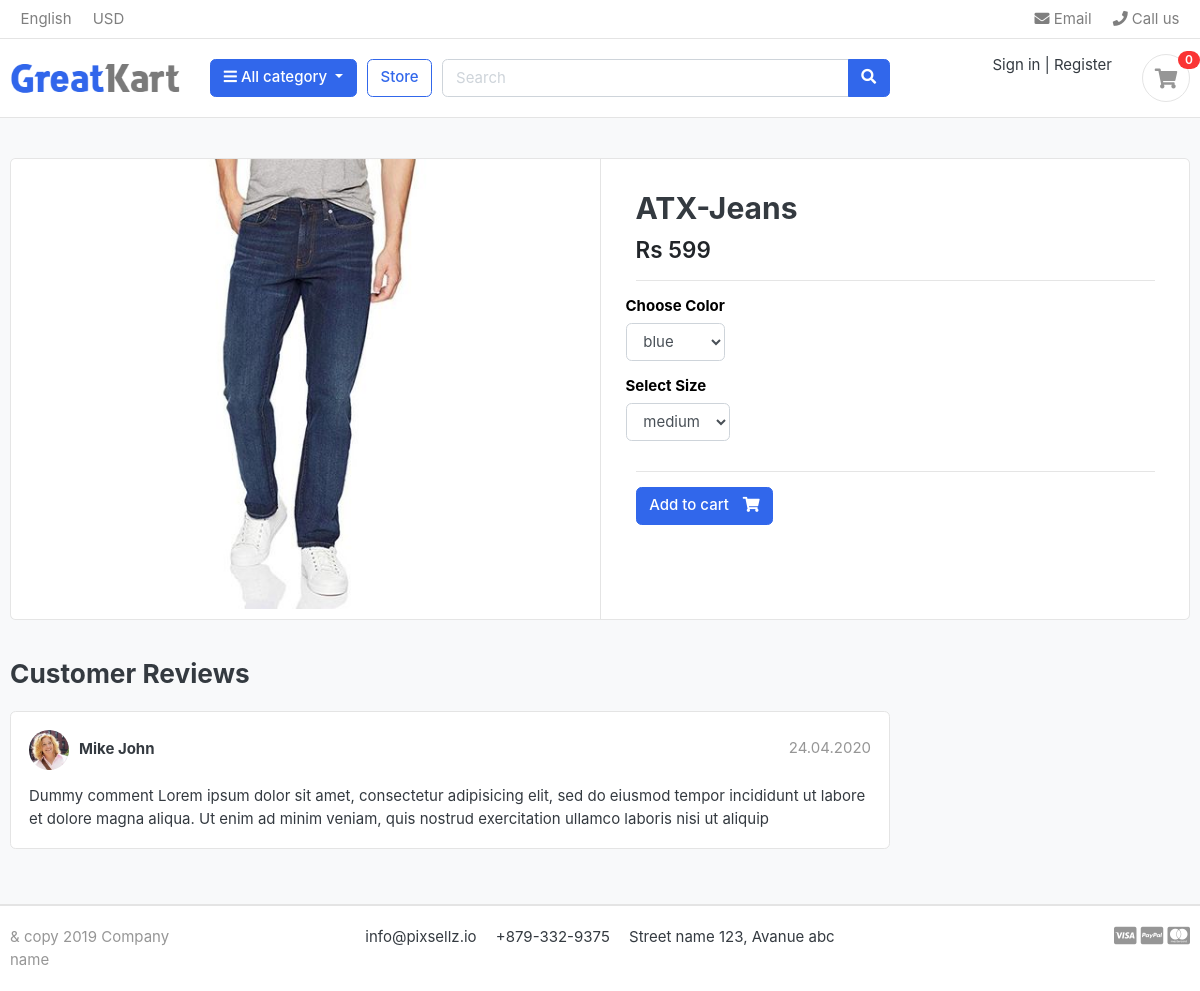
The app's page /store/category/jeans/atx-jeans with its own data.
### store/models.py (models this page shows, shortened)
class Product(models.Model):
    product_name=models.CharField(max_length=50)
    slug=models.SlugField()
    price=models.IntegerField()
    category=models.ForeignKey(Category,on_delete=models.CASCADE)
    stock=models.IntegerField()
    disc=models.TextField()
    image=models.ImageField(upload_to='photos/product')
    is_available = models.BooleanField(default = True)
    created_date = models.DateTimeField(auto_now_add = True)
    modified_date = models.DateTimeField(auto_now = True)

### store/views.py (the view)
# urls.py: path('category/<slug:category_slug>/<slug:product_slug>',views.product_detail, name='product_detail'),
def product_detail(request,category_slug,product_slug):
    single_product=Product.objects.get(category__slug=category_slug,slug=product_slug)
    context={
        'single_product':single_product,
    }
    return render (request,'store/product_detail.html',context)

### cart/context_processor.py (called while the page is built)
def counter(request):
    if "admin" in request.path:
        return{}
    else:
        cart_count=0
        try:
            cart=Cart.objects.filter(cart_id=_cart_id(request))
            cart_items=Cart_item.objects.all().filter(cart=cart[:1])
            for cart_item in cart_items:
                cart_count=cart_count + cart_item.quantity
        except Cart.DoesNotExist:
            cart_count=0
    return dict(cart_count=cart_count)

### cart/views.py (called while the page is built)
def _cart_id(request):
    cart=request.session.session_key
    if not cart:
        cart=request.session.create()
    return cart

### category/context_processors.py (called while the page is built)
def menu_links(request):
    link=Category.objects.all()
    return dict(links=link)

### category/models.py (called while the page is built)
    def get_url(self):
        return reverse('product_by_category', args=[self.slug])

### store/models.py (called while the page is built)
    def colors(self):
        return super(VariationManager,self).filter(variation_category="color", is_active=True)

    def sizes(self):
        return super(VariationManager,self).filter(variation_category="size", is_active=True)

### templates/store/product_detail.html (shortened to what this page needs)
{% extends "base.html" %}
{% load static %}
{% block content %}
<section class="section-content padding-y bg">
    <div class="container">
    <div class="card">
        <div class="row no-gutters">
            <aside class="col-md-6">
            <article class="gallery-wrap">
                <div class="img-big-wrap">
                    <a href="{{get_url}}"><img src="{{single_product.image.url}}"></a>
                </div>
            </article>
            </aside>
            <main class="col-md-6 border-left">
            <form action="{% url 'add_cart' single_product.id %}" method ="POST">
                <article class="content-body">
                    <h2 class="title">{{single_product.product_name}}</h2>
                    <div class="mb-3">
                        <var class="price h4">Rs {{single_product.price}}</var>
                    </div>
                    <hr>
                        <div class="row">
                        <div class="item-option-select">
                            <h6 style="color:#000000">Choose Color</h6>
                                <select name="color" class="form-control">
                                {% for i in single_product.variation_set.colors %}
                                <option value="{{i.variation_value}}">{{i.variation_value}}</option>
                                {% endfor %}
                                </select>
                            </div>
                        </div>
                        <div class="row">
                            <div class="item-option-select">
                                <h6 style="color:#000000">Select Size</h6>
                                <select  name="size" class="form-control">
                                {% for i in single_product.variation_set.sizes %}
                                <option value="{{i.variation_value}}">{{i.variation_value}}</option>
                                {% endfor %}
                                </select>
                            </div>
                        </div>
                    <hr>
                        <button  type="submit" class="btn  btn-primary"> <span class="text">Add to cart</span> <i class="fas fa-shopping-cart"></i>  </button>
                </article>
            </form>
            </main>
        </div>
    </div>
    <br>
    <div class="row">
                <div class="col-md-9">
        <header class="section-heading">
            <h3>Customer Reviews </h3>
        </header>
        <article class="box mb-3">
            <div class="icontext w-100">
                <img src="./images/avatars/avatar1.jpg" class="img-xs icon rounded-circle">
                <div class="text">
                    <span class="date text-muted float-md-right">24.04.2020 </span>
                    <h6 class="mb-1">Mike John </h6>
                </div>
            </div>
            <div class="mt-3">
                <p>
                    Dummy comment Lorem ipsum dolor sit amet, consectetur adipisicing elit, sed do eiusmod
                    tempor incididunt ut labore et dolore magna aliqua. Ut enim ad minim veniam,
                    quis nostrud exercitation ullamco laboris nisi ut aliquip
                </p>
            </div>
        </article>
        </div>
    </div>
    </div>
    </section>
{% endblock %}

### static/css/ui.css (style rules this page uses)
html { font-family: "Inter", sans-serif; font-size: 15px; }
.content-body { flex: 1 1 auto; padding: 2rem 2.3rem; }
.img-xs, .img-sm, .img-md, .img-lg { -o-object-fit: cover; object-fit: cover; flex-shrink: 0; flex-grow: 0; }
.img-xs { width: 40px; height: 40px; }
.padding-y { padding-top: 40px; padding-bottom: 40px; }
var { font-style: normal; }
article:after, .form-group:after { display: block; clear: both; content: ""; }
.bg { background-color: #f8f9fa; }
.section-heading { margin-bottom: 20px; margin-top: 15px; }
p:last-child { margin-bottom: 0; }
.btn .text + i { margin-left: 10px; }
.icontext { display: inline-flex; align-items: center; vertical-align: middle; }
.icontext .text { width: 100%; line-height: 1.2; }
.icontext .icon { position: relative; margin-right: 10px; flex-shrink: 0; flex-grow: 0; }
.price { font-weight: 600; color: #212529; }
.box { padding: 18px; background: #fff; border-radius: 0.37rem; border: 1px solid #e4e4e4; }
.box img { max-width: 100%; }
.gallery-wrap .img-big-wrap { margin-bottom: 10px; border-radius: 0.37rem; overflow: hidden; background-color: #fff; }
.gallery-wrap .img-big-wrap a { text-align: center; display: block; }
.gallery-wrap .img-big-wrap img { height: 450px; width: auto; display: inline-block; }
.item-option-select { margin-bottom: 1rem; display: inline-block; margin-right: 15px; }

### records on screen
Product: image (picture), product_name "ATX-Jeans", price "599"

### other values on screen
{{ cart_count }} "0"
form field color "blue"
form field size "medium"
